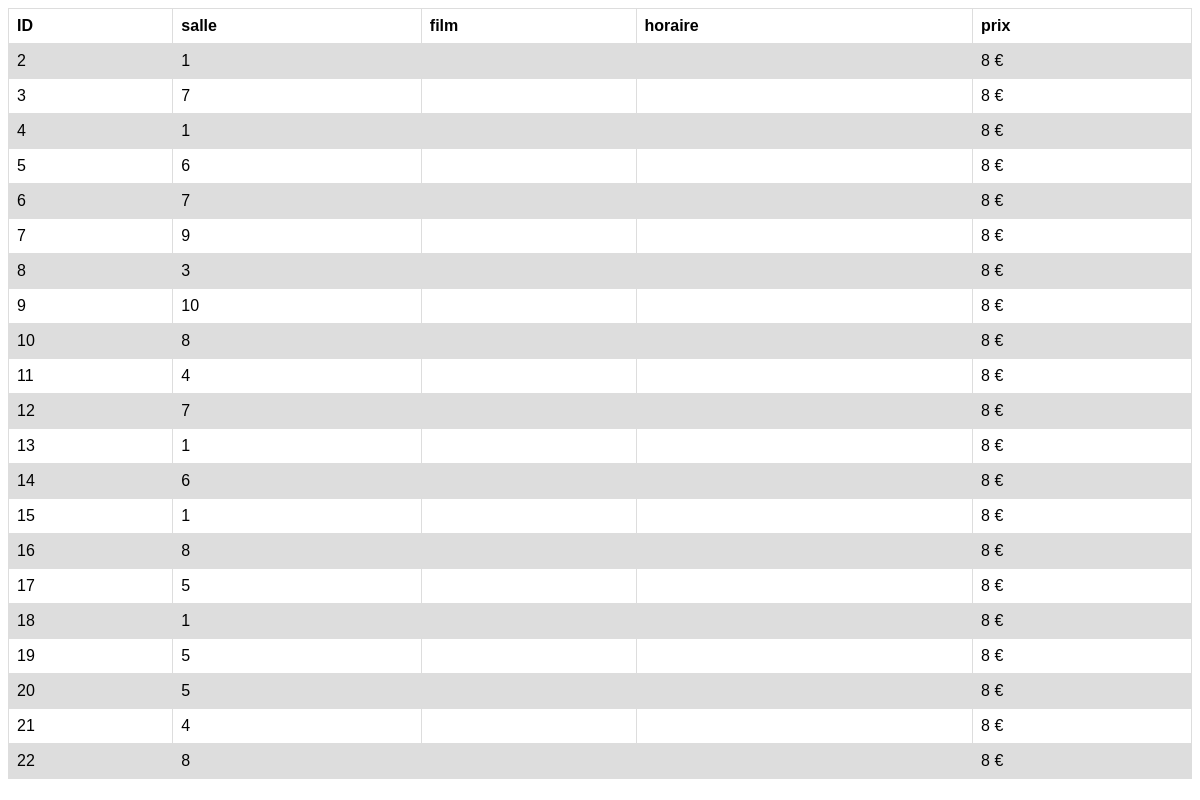
Screenshot of /view/projection_tab.php with the database file from the repository.
### tables this page shows
CREATE TABLE `projection_tab` (
  `id_projection` int(11) NOT NULL,
  `fk_salle_projection` int(11) DEFAULT NULL,
  `fk_film_projection` int(11) DEFAULT NULL,
  `horraire_projection` datetime DEFAULT NULL,
  `prix_ticket_projection` int(11) DEFAULT NULL
);

### model/read.php (called while the page is built, shortened)
<?php
function afficheallprojection($db){
  $query = "SELECT * FROM projection_tab";
  $stmt = $db->prepare($query);
  $stmt->execute();
  $result = $stmt->fetchAll();
  return $result;
}
?>

### view/projection_tab.php (the view, shortened to what this page needs)
<?php
include("../model/read.php");
$result = afficheallprojection($db);
if (count($result) > 0) {
  echo "<table>";
  echo "<tr>";
  echo "<th>ID</th>";
  echo "<th>salle</th>";
  echo "<th>film</th>";
  echo "<th>horaire</th>";
  echo "<th>prix</th>";
  foreach ($result as $row) {
    echo "<tr>";
    echo "<td>" . $row["id_projection"] . "</td>";
    echo "<td>" . $row["fk_salle_projection"] . "</td>";
    echo "<td>" . $row["nom_film"] . "</td>";
    echo "<td>" . $row["horaire_projection"] . "</td>";
    echo "<td>" . $row["prix_ticket_projection"] . " €</td>";
    echo "</tr>";
    }
    echo "</table>";
    } else {
    echo "Aucun enregistrement trouvé";
    }
?>

### view/projection_tab.php (style rules this page uses)
table { font-family: arial, sans-serif; border-collapse: collapse; width: 100%; }
td, th { border: 1px solid #dddddd; text-align: left; padding: 8px; }
tr:nth-child(even) { background-color: #dddddd; }

### rows the page displays
projection_tab: id_projection "2", fk_salle_projection "1", prix_ticket_projection "8"
projection_tab: id_projection "3", fk_salle_projection "7", prix_ticket_projection "8"
projection_tab: id_projection "4", fk_salle_projection "1", prix_ticket_projection "8"
projection_tab: id_projection "5", fk_salle_projection "6", prix_ticket_projection "8"
projection_tab: id_projection "6", fk_salle_projection "7", prix_ticket_projection "8"
projection_tab: id_projection "7", fk_salle_projection "9", prix_ticket_projection "8"
projection_tab: id_projection "8", fk_salle_projection "3", prix_ticket_projection "8"
projection_tab: id_projection "9", fk_salle_projection "10", prix_ticket_projection "8"
projection_tab: id_projection "10", fk_salle_projection "8", prix_ticket_projection "8"
projection_tab: id_projection "11", fk_salle_projection "4", prix_ticket_projection "8"
projection_tab: id_projection "12", fk_salle_projection "7", prix_ticket_projection "8"
projection_tab: id_projection "13", fk_salle_projection "1", prix_ticket_projection "8"
projection_tab: id_projection "14", fk_salle_projection "6", prix_ticket_projection "8"
projection_tab: id_projection "15", fk_salle_projection "1", prix_ticket_projection "8"
projection_tab: id_projection "16", fk_salle_projection "8", prix_ticket_projection "8"
projection_tab: id_projection "17", fk_salle_projection "5", prix_ticket_projection "8"
projection_tab: id_projection "18", fk_salle_projection "1", prix_ticket_projection "8"
projection_tab: id_projection "19", fk_salle_projection "5", prix_ticket_projection "8"
projection_tab: id_projection "20", fk_salle_projection "5", prix_ticket_projection "8"
projection_tab: id_projection "21", fk_salle_projection "4", prix_ticket_projection "8"
projection_tab: id_projection "22", fk_salle_projection "8", prix_ticket_projection "8"
